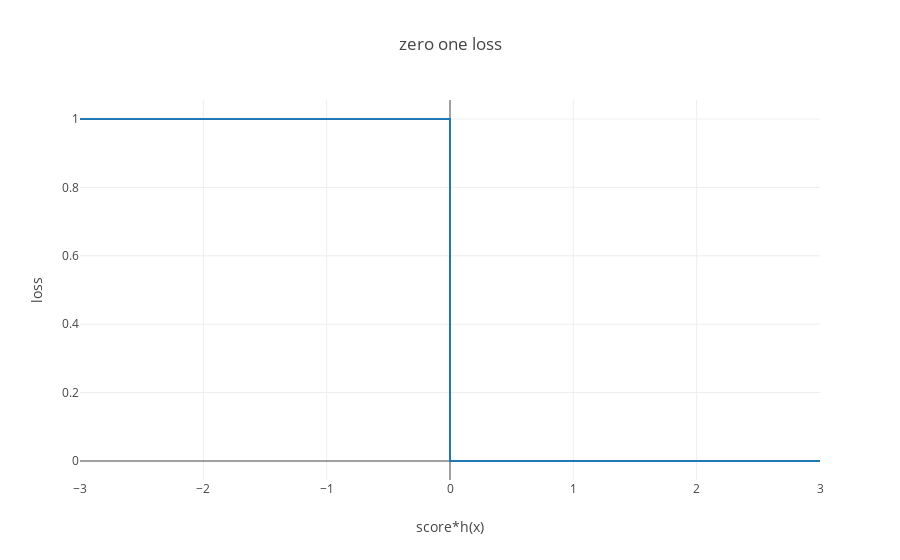

Write notebook code for a chart like this one.
### Markdown cell above
So if we multiply $y \cdot score$, we will still get positive results when we predict correctly, and negative results when we predict incorrectly.  But this time, we will also capture if we were correct and confident, or wrong and confident.  Let's plot $y \cdot score$ along with our zero loss function.

### Code cell
composite_scores = [-3, -2, -1, 0, 0, 1, 2, 3]
losses = [1, 1, 1, 1, 0, 0, 0, 0]
trace = trace_values(composite_scores, losses, mode = 'lines', name = 'zero one loss')
plot([trace], layout = {'title': 'zero one loss', 'xaxis': {'title': 'score*h(x)'}, 'yaxis': {'title': 'loss'}})

### Figure 1 — Plotly figure (JSON) as saved in the notebook; plotly's stock layout.template omitted (floating-point values rounded to 4 significant figures)
{"data": [{"mode": "lines", "name": "zero one loss", "text": [], "type": "scatter", "uid": "0c4c8ee3-5767-4cc3-94c7-604add63f89f", "x": [-3, -2, -1, 0, 0, 1, 2, 3], "y": [1, 1, 1, 1, 0, 0, 0, 0]}], "layout": {"autosize": true, "title": {"text": "zero one loss"}, "xaxis": {"autorange": true, "range": [-3, 3], "title": {"text": "score*h(x)"}, "type": "linear"}, "yaxis": {"autorange": true, "range": [-0.05556, 1.056], "title": {"text": "loss"}, "type": "linear"}}}
